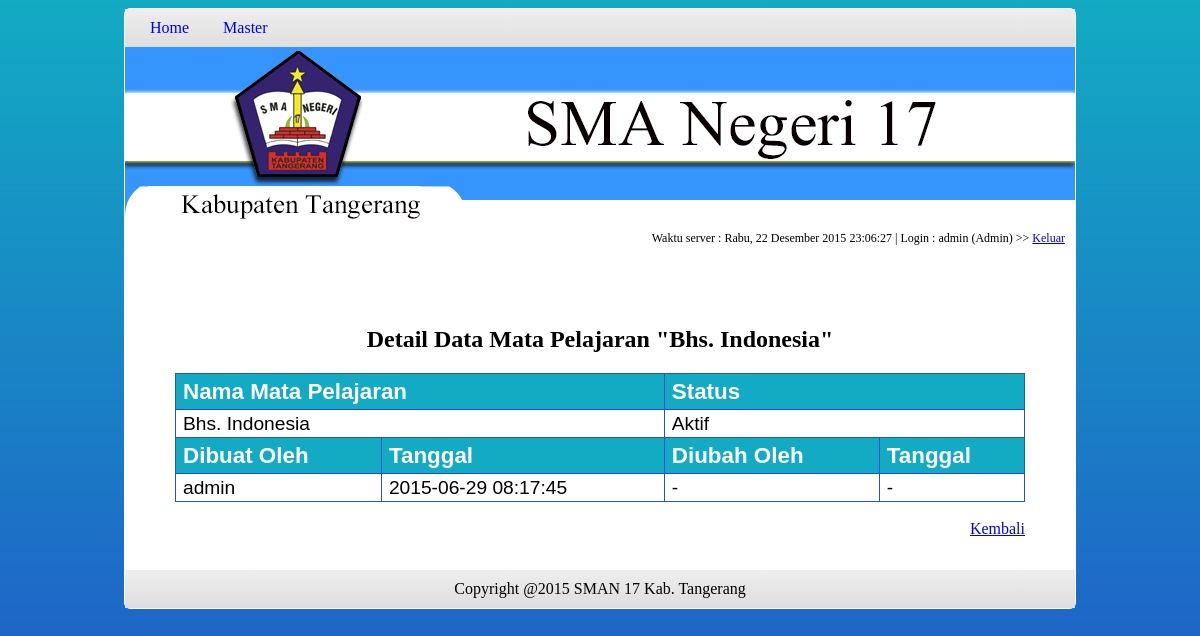
The app's page /index.php?page=detailmapel&id=1 (signed in) with its own data.
### tables this page shows
CREATE TABLE IF NOT EXISTS `ms_mapel` (
  `id_mapel` int(11) NOT NULL AUTO_INCREMENT,
  `nama_mapel` varchar(30) NOT NULL,
  `is_active` tinyint(1) NOT NULL,
  `created_by` varchar(20) NOT NULL,
  `updated_by` varchar(20) NOT NULL,
  `created_at` datetime NOT NULL,
  `updated_at` datetime NOT NULL,
  PRIMARY KEY (`id_mapel`)
);

### modules/mapel/detailMapel.php (the view)
<?php
@$id = $_GET['id'];
$query = mysql_query("SELECT * FROM ms_mapel WHERE id_mapel = '$id'");
$row = mysql_fetch_array($query);
?>
<h2 style="text-align: center;">Detail Data Mata Pelajaran "<?php echo $row['nama_mapel']; ?>"</h2>
<table id="table-sism">
    <thead>
        <tr>
            <th colspan="2">Nama Mata Pelajaran</th>
            <th colspan="2">Status</th>
        </tr>
    </thead>
    <tbody>
        <tr>
            <td colspan="2"><?php echo $row['nama_mapel']; ?></td>
            <td colspan="2"><?php if($row['is_active'] == "1") { ?>Aktif<?php } else { ?>Tidak Aktif<?php } ?></td>
        </tr>
    </tbody>
    <thead>
        <tr>
            <th>Dibuat Oleh</th>
            <th>Tanggal</th>
            <th>Diubah Oleh</th>
            <th>Tanggal</th>
        </tr>
    </thead>
    <tbody>
            <td><?php echo $row['created_by']; ?></td>
            <td><?php echo $row['created_at']; ?></td>
            <td><?php echo $row['updated_by']; ?></td>
            <td><?php if($row['updated_at'] == "0000-00-00 00:00:00") { echo "-"; } else { echo $row['updated_at']; } ?></td>
    </tbody>
</table>
<br>
<a href="?page=mastermapel" style="float: right;">Kembali</a>

### css/style-frontend.css (style rules this page uses)
body { font-family: verdana; background-attachment:fixed; background-image:linear-gradient(to bottom, #12abc3, #2154c8); }
#table-sism { font-family:"Trebuchet MS", Arial, Helvetica, sans-serif; width:100%; border-collapse:collapse; }
#table-sism td, #table-sism th { font-size:1.2em; border:1px solid #2154c8; padding:3px 7px 2px 7px; }
#table-sism th { font-size:1.4em; text-align:left; padding-top:5px; padding-bottom:4px; background-color:#12abc3; color:#fff; }

### records on screen
ms_mapel: nama_mapel "Bhs. Indonesia", created_by "admin", created_at "2015-06-29 08:17:45", updated_by "-"

### other values on screen
$hari_ini "Rabu"
$_SESSION['user'] "admin"
$_SESSION['userlevel'] "Admin"
